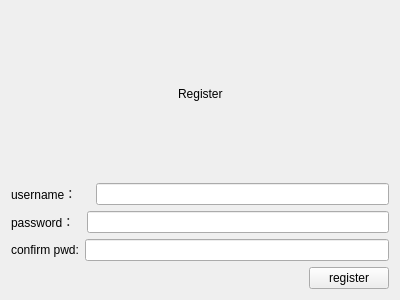
<?xml version="1.0" encoding="UTF-8"?>
<ui version="4.0">
 <class>Cregister</class>
 <widget class="QWidget" name="Cregister">
  <property name="geometry">
   <rect>
    <x>0</x>
    <y>0</y>
    <width>400</width>
    <height>300</height>
   </rect>
  </property>
  <property name="windowTitle">
   <string>Form</string>
  </property>
  <layout class="QVBoxLayout" name="verticalLayout">
   <item>
    <layout class="QHBoxLayout" name="horizontalLayout">
     <item>
      <spacer name="horizontalSpacer">
       <property name="orientation">
        <enum>Qt::Horizontal</enum>
       </property>
       <property name="sizeHint" stdset="0">
        <size>
         <width>40</width>
         <height>20</height>
        </size>
       </property>
      </spacer>
     </item>
     <item>
      <widget class="QLabel" name="label_3">
       <property name="text">
        <string>Register</string>
       </property>
      </widget>
     </item>
     <item>
      <spacer name="horizontalSpacer_2">
       <property name="orientation">
        <enum>Qt::Horizontal</enum>
       </property>
       <property name="sizeHint" stdset="0">
        <size>
         <width>40</width>
         <height>20</height>
        </size>
       </property>
      </spacer>
     </item>
    </layout>
   </item>
   <item>
    <layout class="QHBoxLayout" name="horizontalLayout_2">
     <item>
      <widget class="QLabel" name="label_4">
       <property name="text">
        <string>username：</string>
       </property>
      </widget>
     </item>
     <item>
      <widget class="QLabel" name="label">
       <property name="text">
        <string/>
       </property>
      </widget>
     </item>
     <item>
      <widget class="QLineEdit" name="new_uname"/>
     </item>
    </layout>
   </item>
   <item>
    <layout class="QHBoxLayout" name="horizontalLayout_3">
     <item>
      <widget class="QLabel" name="label_2">
       <property name="text">
        <string>password：  </string>
       </property>
      </widget>
     </item>
     <item>
      <widget class="QLineEdit" name="new_pwd">
       <property name="text">
        <string/>
       </property>
       <property name="echoMode">
        <enum>QLineEdit::Password</enum>
       </property>
      </widget>
     </item>
    </layout>
   </item>
   <item>
    <layout class="QHBoxLayout" name="horizontalLayout_5">
     <item>
      <widget class="QLabel" name="label_5">
       <property name="text">
        <string>confirm pwd:</string>
       </property>
      </widget>
     </item>
     <item>
      <widget class="QLineEdit" name="cfm_pwd">
       <property name="text">
        <string/>
       </property>
       <property name="echoMode">
        <enum>QLineEdit::Password</enum>
       </property>
      </widget>
     </item>
    </layout>
   </item>
   <item>
    <layout class="QHBoxLayout" name="horizontalLayout_4">
     <item>
      <spacer name="horizontalSpacer_3">
       <property name="orientation">
        <enum>Qt::Horizontal</enum>
       </property>
       <property name="sizeHint" stdset="0">
        <size>
         <width>40</width>
         <height>20</height>
        </size>
       </property>
      </spacer>
     </item>
     <item>
      <widget class="QPushButton" name="btn_rgt">
       <property name="text">
        <string>register</string>
       </property>
      </widget>
     </item>
    </layout>
   </item>
  </layout>
 </widget>
 <resources/>
 <connections/>
</ui>
